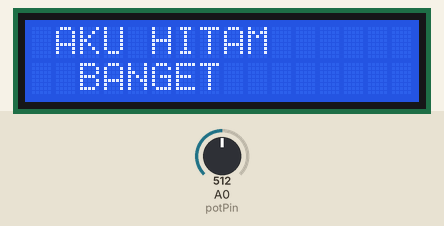
A sketch run on a simulated Arduino Uno, built with avr-gcc and run on an emulated ATmega328P. Shown: 16×2 character LCD. The test bench sets the inputs (shaded band); at power-on: A0 (potPin) = 512.

Above: at 1.2 s.
1.3 s: A0 (potPin) set to 122
At 8.1 s:
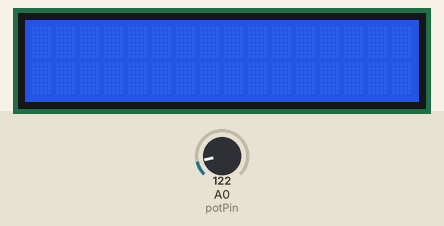
At 11.45 s:
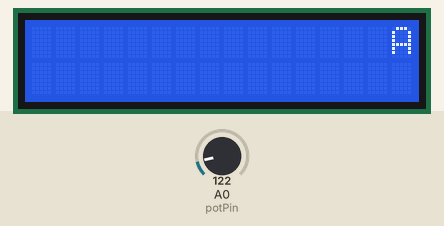

Measured:
- what the display in image 1 shows lasts 4.7 s, from 6.7 s to 11.4 s

The sketch:

runningtext.ino
```cpp
#include <LiquidCrystal.h>
LiquidCrystal lcd(7,6,5,4,3,2);
int potPin = A0;

void setup() {
  lcd.begin(16,2);
}

void loop() {
  int scrollSpeed = analogRead (potPin);
  scrollSpeed = map(scrollSpeed, 0, 1023, 100, 1000);

  lcd.setCursor(4,0);
  lcd.print ("AKU HITAM");
  lcd.setCursor(5,1);
  lcd.print ("BANGET");

  for(int i = 0; i<16; i++){
    lcd.scrollDisplayLeft();
    delay(scrollSpeed);
  }
}
```
